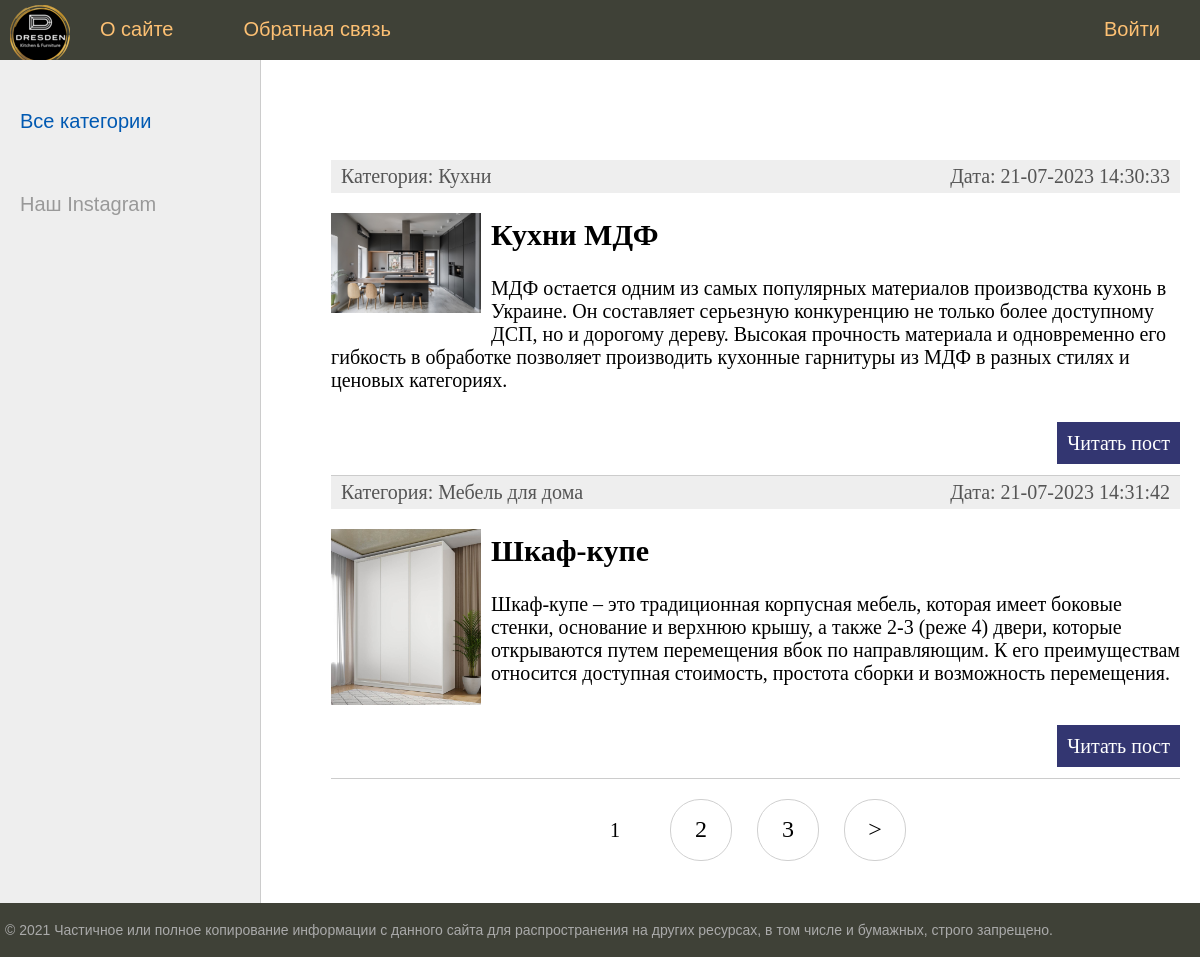
The page / on the database its author committed.
### furniture/models.py (models this page shows, shortened)
class Furniture(models.Model):
    title = models.CharField(max_length=255, verbose_name="Заголовок")
    slug = models.SlugField(max_length=255, unique=True, db_index=True, verbose_name="URL")
    content = models.TextField(blank=True, verbose_name="Контент")
    photo = models.ImageField(upload_to="photos/%Y/%m/%d/", verbose_name="Фото")
    time_create = models.DateTimeField(auto_now_add=True)
    time_update = models.DateTimeField(auto_now=True)
    is_published = models.BooleanField(default=True, verbose_name="Публикация")
    cat = models.ForeignKey('Category', on_delete=models.PROTECT, verbose_name="Категории")
    def get_absolute_url(self):
        return reverse('post', kwargs={'post_slug': self.slug})
    class Meta:
        ordering = ['id']

class Category(models.Model):
    name = models.CharField(max_length=100, db_index=True)
    slug = models.SlugField(max_length=255, unique=True, db_index=True, verbose_name="URL")
    def __str__(self):
        return self.name
    class Meta:
        verbose_name = 'Категория'
        verbose_name_plural = 'Категории'
        ordering = ['id']

### furniture/views.py (the view)
# urls.py: path('', FurnitureHome.as_view(), name='home'),
class FurnitureHome(DataMixin, ListView):
    model = Furniture
    template_name = 'furniture/index.html'
    context_object_name = 'posts'
    def get_context_data(self, *, object_list=None, **kwargs):
        context = super().get_context_data(**kwargs)
        c_def = self.get_user_context(title="Главная страница")
        return context | c_def
    def get_queryset(self):
        return Furniture.objects.filter(is_published=True)

### furniture/utils.py (called while the page is built)
    def get_user_context(self, **kwargs):
        context = kwargs
        cats = Category.objects.all()
        user_menu = menu.copy()
        if not self.request.user.is_authenticated:
            user_menu.pop(1)
        context['menu'] = user_menu
        context['cats'] = cats
        if 'cat_selected' not in context:
            context['cat_selected'] = 0
        return context

### furniture/templates/furniture/index.html (shortened to what this page needs)
{% extends 'furniture/base.html' %}
{% block content %}
<ul class="list-articles">
    {% for p in posts %}
             <li><div class="article-panel">
     <p class="first">Категория: {{p.cat}}</p>
     <p class="last">Дата: {{p.time_update|date:"d-m-Y H:i:s"}}</p>
</div>
{% if p.photo %}
      <p><img class="img-article-left thumb" src="{{p.photo.url}}"></p>
{% endif %}
                 <h2>{{p.title}}</h2>
    {% autoescape on %}
    {{p.content|linebreaks|truncatewords:50}}
    {% endautoescape %}
             <p class="link-read-post"><a href="{{ p.get_absolute_url }}">Читать пост</a></p>
             </li>
    {% endfor %}
</ul>
{% endblock %}

### furniture/templates/furniture/base.html (shortened to what this page needs)
{% load static %}
{% load furniture_tags %}
<!DOCTYPE html>
<html>
<head>
    <link type="text/css" href="{% static 'furniture/css/styles.css' %}" rel="stylesheet" />
</head>
<body>
<table class="table-page" border=0 cellpadding="0" cellspacing="0">
<tr><td valign=top>
{% block mainmenu %}
        <div class="header">
             <ul id="mainmenu" class="mainmenu">
             <li class="logo"><a href="{% url 'home' %}"><div class="logo"></div></a></li>
{% for m in menu %}
    {% if not forloop.last %}
             <li><a href="{% url m.url_name %}">{{m.title}}</a></li>
    {% else %}
             <li class="last"><a href="{% url m.url_name %}">{{m.title}}</a></li>
    {% endif %}
{% endfor %}
             </ul>
        </div>
{% endblock mainmenu %}
<table class="table-content" border=0 cellpadding="0" cellspacing="0">
<tr>
    <td valign="top" class="left-chapters">
    <ul id="leftchapters">
{% if cat_selected == 0 %}
        <li class="selected">Все категории</li>
{% else %}
        <li><a href="{% url 'home' %}">Все категории</a></li>
{% endif %}
        <li class="share">
        <p>Наш Instagram</p>
        <a class="share-yt" href="https://www.instagram.com/kuhni_dresden/" target="_blank" rel="nofollow"></a>
        </li>
    </ul>
</td>
<td valign="top" class="content">
	<div class="content-text">
{% block content %}
{% endblock %}
{% if page_obj.has_other_pages %}
<nav class="list-pages">
    <ul>
           {% for p in paginator.page_range %}
		{% if page_obj.number == p %}
           <li class="page-num page-num-selected">{{ p }}</li>
		{% elif p >= page_obj.number|add:-2 and p <= page_obj.number|add:2  %}
           <li class="page-num">
               <a href="?page={{ p }}">{{ p }}</a>
           </li>
		{% endif %}
           {% endfor %}
{% if page_obj.has_next %}
<li class="page-num">
	<a href="?page={{ page_obj.next_page_number }}">&gt;</a>
</li>
{% endif %}
    </ul>
</nav>
{% endif %}
	</div>
</td></tr></table>
</td></tr>
<tr><td valign=top>
	<div id="footer">
		<p>&copy; 2021 Частичное или полное копирование информации с данного сайта для распространения на других ресурсах, в том числе и бумажных, строго запрещено.</p>
	</div>
</td></tr></table>
</body>
</html>

### furniture/static/furniture/css/styles.css (style rules this page uses)
html, body { font-family: 'Arial'; margin: 0; padding: 0; height: 100%; width: 100%; color: #444; }
a { color: #0059b2; text-decoration: none; }
img { max-width: 600px; height: auto; }
img.img-article-left { max-width: 300px; height: auto; float: left; padding: 0 10px 10px 0; }
img.img-article-left.thumb { max-width: 150px; height: auto; }
p.link-read-post { text-align: right; }
p.link-read-post a { padding: 10px; min-width: 100px; background: #333671; color: #fff; text-decoration: none; }
div.article-panel { background: #eee; padding: 5px 10px 5px 10px; box-sizing: border-box; overflow: hidden; color: #555; }
div.article-panel p.first { margin: 0; float: left; }
div.article-panel p.last { margin: 0; float: right; }
ul.list-articles { list-style: none; margin: 0; padding: 0; }
ul.list-articles li { border-bottom: 1px solid #ccc; }
.table-page { width: 100%; height: 100%; vertical-align: top; }
.table-page tr { height: 100%; }
.header { background: #3F4137; height: 60px; }
.logo { background: url('../images/logo.png') no-repeat 10px 5px; width: 70px; height: 60px; }
ul.mainmenu { list-style: none; margin: 0; padding: 0; height: 60px; color: #fdc073; font-size: 20px; overflow: hidden; }
ul.mainmenu li { float: left; margin: 18px 40px 0 30px; }
ul.mainmenu li.logo { margin: 0; }
ul.mainmenu li.last { float: right; }
ul.mainmenu li a { color: #fdc073; text-decoration: none; }
.table-content { width: 100%; min-height: 100%; height: 100%; }
.left-chapters { margin: 0; background: #eee; border-right: 1px solid #ccc; min-height: 100%; }
.left-chapters ul { width: 230px; min-height: 100%; margin: 0; padding: 20px 10px 10px 20px; list-style: none; font-size: 20px; }
.left-chapters ul li { margin: 30px 0 0 0; color: #999; }
.left-chapters ul li.selected { color: #0059b2; }
.left-chapters ul li a { color: #444; text-decoration: none; }
.left-chapters ul li.share { margin: 60px 0 0 0; }
.left-chapters ul li.share p { margin: 30px 0 30px 0; }
.left-chapters ul li.share a { display: inline-block; width: 40px; height: 40px; margin: 0 20px 0 0; }
.left-chapters ul li.share a.share-yt { width: 100%; height: 30px; background: url('../images/share_yt.png') no-repeat 0 0 }
.content { padding: 40px 20px 20px 40px; width: 100%; box-sizing: border-box; }
.content-text { margin: 60px 0 0 30px; color: #000; font-size: 20px; font-family: Yandex Sans Display Light; }
#footer { box-sizing: border-box; background: #3F4137; padding: 5px; color: #aaa; font-size: 14px; font-family: Verdana, Geneva, Arial, Helvetica; text-align: left; overflow: hidden; }
.list-pages { text-align: center; margin: 0 0 20px 0; }
.list-pages ul { margin: 20px 0 0 0; padding: 0; list-style: none; }
.list-pages ul li { display: inline-block; margin: 0 20px 0 0; }
.list-pages a { color: #000; font-size: 24px; text-decoration: none; }
.list-pages .page-num, .page-num-selected { display: inline-block; width: 60px; height: 44px; padding: 16px 0 0 0; border: 1px solid #d0d0d0; border-radius: 30px; }
.list-pages .page-num-selected { border: none; color: #000; font-size: 20px; }

### rows shown on the page
Furniture: cat "Кухни", time_update "21-07-2023 14:30:33", photo (picture), title "Кухни МДФ", content "МДФ остается одним из самых популярных материалов производства кухонь в Украине. Он составляет серьезную конкуренцию не только более доступному ДСП, но и дорогому дереву. Высокая прочность материала и одновременно его гибкость в обработке позволяет производить кухонные гарнитуры из МДФ в разных стилях и ценовых категориях."
Furniture: cat "Мебель для дома", time_update "21-07-2023 14:31:42", photo (picture), title "Шкаф-купе", content "Шкаф-купе – это традиционная корпусная мебель, которая имеет боковые стенки, основание и верхнюю крышу, а также 2-3 (реже 4) двери, которые открываются путем перемещения вбок по направляющим. К его преимуществам относится доступная стоимость, простота сборки и возможность перемещения."

### other values the page prints
{{ m.title }} "О сайте" "Обратная связь"
{{ m.title }} "Войти"
{{ p }} "1"
{{ p }} "2" "3"
